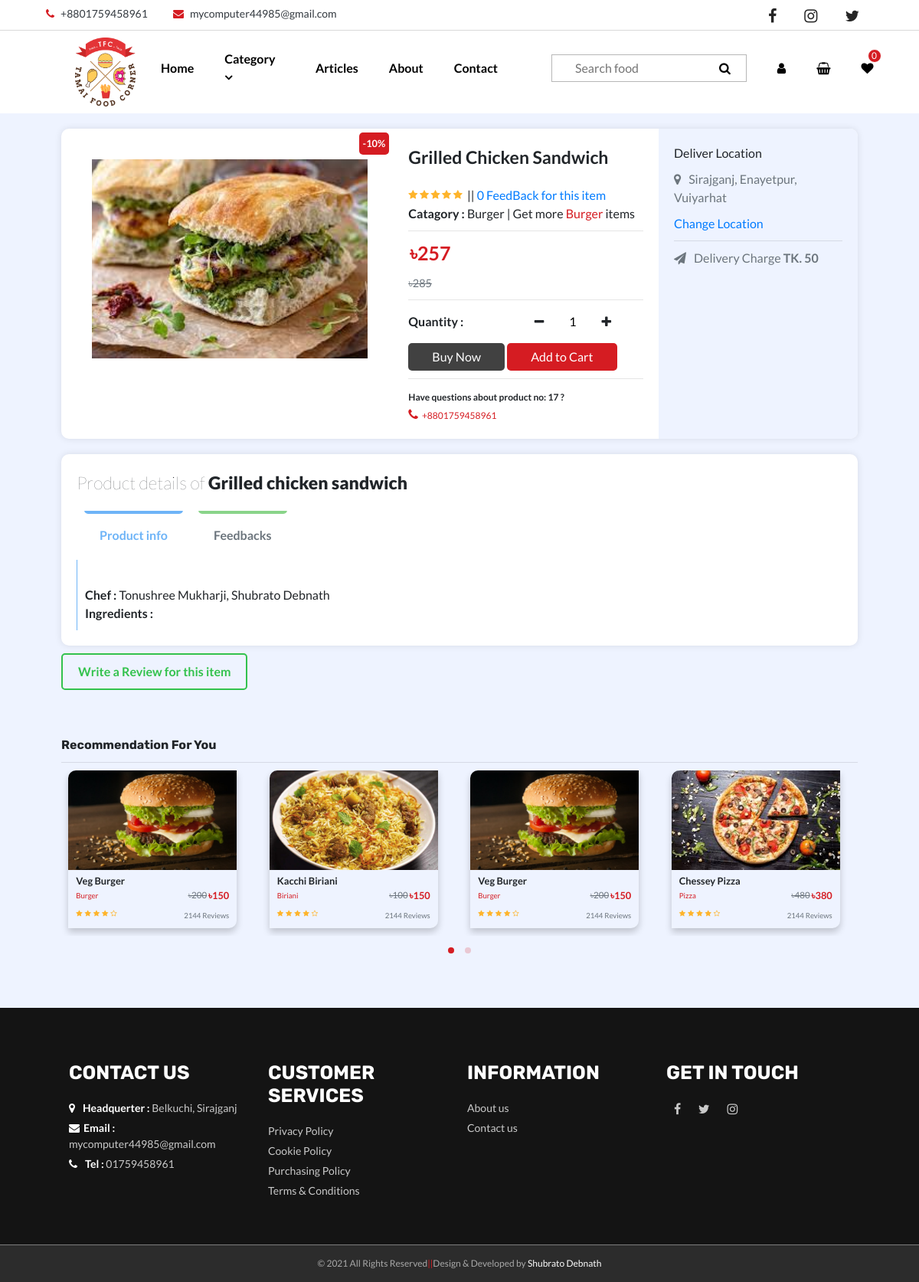
/item.php?item_id=17, run on the app's committed database.
### tables this page shows
CREATE TABLE `item_info` (
  `item_id` int(20) NOT NULL,
  `item_name` varchar(150) NOT NULL,
  `item_cat_id` int(3) NOT NULL,
  `item_img` varchar(200) NOT NULL,
  `item_price` int(5) NOT NULL,
  `item_discount` int(4) NOT NULL,
  `item_rating` float NOT NULL,
  `item_t_review` int(10) NOT NULL,
  `item_info_text` varchar(1500) NOT NULL,
  `chef_name` varchar(400) NOT NULL,
  `ingredients` varchar(500) NOT NULL,
  `upload_date` date NOT NULL DEFAULT current_timestamp()
);

CREATE TABLE `catagory` (
  `cat_id` int(101) NOT NULL,
  `cat_name` varchar(50) NOT NULL,
  `cat_img` varchar(200) NOT NULL
);

### item.php (the view, shortened to what this page needs)
<!DOCTYPE html>
<html lang="en">
<head>
    <?php
        include(@$adRedirect."_partial-temp/_head-link.php");
    ?>
</head>
<body>
    <?php
        include($adRedirect."_partial-temp/_nav.php");
    ?>
    <?php
        @$food_id = $_GET["item_id"];
        $sql = "SELECT * FROM `item_info` WHERE item_id='$food_id'";
        $result = mysqli_query($con, $sql);
        if(mysqli_num_rows($result) == 1){
            $row = mysqli_fetch_assoc($result);
            $cat_id = $row["item_cat_id"];
            $sql = "SELECT * FROM `catagory` WHERE cat_id = '$cat_id'";
            $result = mysqli_query($con,$sql);
            if(mysqli_num_rows($result)>0){
                $cat_row = mysqli_fetch_assoc($result);
                $category = $cat_row["cat_name"];
            }else{
                $category = "Uncategorized";
            };
            $price = $row["item_price"];
            $discount = $row["item_discount"];
            $disPrice = ($price * $discount)/100;
            $disPrice = round($price - $disPrice );
    ?>
        <section id="product-page">
            <div class="container-fluid">
                <div class="product-top">
                    <div class="row">
                        <div class="col-lg-5 col-md-12 p-2rem product-page-food-img-div">
                            <div class="discount">
                                -<?php echo $discount?>%
                            </div>
                            <img src="<?php echo $adRedirect."resources/img/item_img/".$row["item_img"];?>" alt="" class="product-page-food-img">
                        </div>
                        <div class="col-lg-4 col-md-8 p-2rem">
                            <div class="product-details">
                                <p class="product-name">
                                    <?php echo $row["item_name"]?>
                                </p>
                                <div class="rate-fdback">
                                    <div class="rating">
                                        <?php include($adRedirect."_partial-temp/_item-rating.php")?>
                                    </div>
                                    <div class="fdback">
                                        &nbsp; || <a href="#product_more" onclick="showFdb()">  <?php echo $row["item_t_review"]?> FeedBack for this item</a>
                                    </div>
                                </div>
                                <p>
                                    <b>Catagory : </b> <?php echo ucfirst($category) ?> | Get more <a href="#" class=" text-red"> <?php echo ucfirst($category) ?></a> items
                                </p>
                                <hr>
                                <div class="price">
                                    <div class="c-price">৳<?php echo @$disPrice?></div>
                                    <div class="del-price">৳<?php echo $price?></div>
                                </div>
                                <hr>
                                <form action="#" method="POST">
                                    <div class="quantity-div d-flex align-items-center justify-content-between">
                                        <div>
                                            <b>Quantity :</b>
                                        </div>
                                        <div class="quantity">
                                            <i class="fa fa-minus quan-down"></i>
                                            <input type="number" name="cart_qty" value="1" min="1" max="10" class="quan-input" >
                                            <i class="fa fa-plus quan-up"></i>
                                        </div>
                                    </div>
                                    <div class="cart-buy">
                                        <input type="submit" value="Buy Now" class="buy-btn">
                                        <?php
                                            $showCartBtn = true;
                                            if($showCartBtn){
                                                echo '<input type="submit" value="Add to Cart" class="add-cart-btn" name="add_to_cart">';
                                            }
                                        ?>
                                    </div>
                                </form>
                                <hr>
                                <div class="prob-req">
                                    <small class=" font-weight-bold">Have questions about product no: <?php echo $row["item_id"]?> ?</small>
                                    <a href="tel: +8801759458961" class=" text-red d-block"><i class="fa fa-phone mr-2"></i><small>+8801759458961</small></a>
                                </div>
                            </div>
                        </div>
                        <div class="col-lg-3 col-md-4 product-deliver-info p-2rem">
                            <div class="address">
                                <p>Deliver Location</p>
                                <p class=" text-muted"><i class=" fa fa-map-marker font-16 mr-3"></i>Sirajganj, Enayetpur, Vuiyarhat</p>
                                <a href="#">Change Location</a>
                            </div>
                            <hr>
                            <p class=" text-muted"><i class=" fa fa-paper-plane font-16 mr-3"></i>Delivery Charge <b>TK. 50</b></p>
                        </div>
                    </div>
                </div>
                <div class="product-bottom" id="product_more">
                    <div class="product-name">
                        <span style="font-weight: 100;"> Product details of</span> <strong style="font-weight: bolder;"> <?php echo ucfirst(strtolower($row["item_name"]))?> </strong>
                    </div>
                    <div id="div-toggle">
                        <ul class="nav">
                            <li class="nav-item"><a  data-toggle="tab" class="toggle-btn show_PF_btn active" data-target="#item-f-info">Product info</a></li>
                            <li  class="nav-item"><a  data-toggle="tab" class="toggle-btn show_fdb_btn" data-target="#item-fdback">Feedbacks</a></li>
                        </ul>
                    </div>
                    <div class="tab-content">
                        <div id="item-f-info" class="tab-pane active">
                            <br>
                            <p><b>Chef : </b> <?php echo ucwords($row["chef_name"])?> </p>
                            <p><b>Ingredients : </b> <?php echo ucfirst($row["ingredients"])?> </p>
                        </div>
                    </div>
                </div>
                <?php
                    include("_partial-temp/_write_fdb.php");
                ?>
            </div>
        </section>
    <?php
        }else{
            ?>
                <script>
                    location.replace("index.php");
                </script>
            <?php
        }
    ?>
    <div class="container-fluid my-5 py-5">
        <section id="recommend-item-section" class="m-5 m-md-0">
            <div class="title font-16 m-0">
                Recommendation for You
            </div>
            <hr>
            <div class="owl-carousel owl-theme">
                <div class="item">
                    <div class="food-item">
                        <div class="item-img-div">
                            <img src="resources/img/catagory2.jpg" alt="" class="item-img">
                        </div>
                        <div class="item-info">
                            <div class="item-name">
                               Veg burger
                            </div>
                            <div class="item-pri-cat">
                                <div class="item-catagory">Burger</div>
                                <div class="price">
                                    <div class="del-price">৳200</div>
                                    <div class="c-price">৳150</div>
                                </div>
                            </div>
                        </div>
                        <div class="item-card-footer">
                            <div class="item-rate">
                                <div class="rating">
                                    <i class=" fa fa-star"></i>
                                    <i class=" fa fa-star"></i>
                                    <i class=" fa fa-star"></i>
                                    <i class=" fa fa-star"></i>
                                    <i class=" fa fa-star-o"></i>
                                </div>
                                <div class="item-review">2144 Reviews</div>
                            </div>
                        </div>
                    </div>
                </div>
                <div class="item">
                    <div class="food-item">
                        <div class="item-img-div">
                            <img src="resources/img/catagory3.jpg" alt="" class="item-img">
                        </div>
                        <div class="item-info">
                            <div class="item-name">
                               Kacchi Biriani
                            </div>
                            <div class="item-pri-cat">
                                <div class="item-catagory">Biriani</div>
                                <div class="price">
                                    <div class="del-price">৳100</div>
                                    <div class="c-price">৳150</div>
                                </div>
                            </div>
                        </div>
                        <div class="item-card-footer">
                            <div class="item-rate">
                                <div class="rating">
                                    <i class=" fa fa-star"></i>
                                    <i class=" fa fa-star"></i>
                                    <i class=" fa fa-star"></i>
                                    <i class=" fa fa-star"></i>
                                    <i class=" fa fa-star-o"></i>
                                </div>
                                <div class="item-review">2144 Reviews</div>
                            </div>
                        </div>
                    </div>
                </div>
                <div class="item">
                    <div class="food-item">
                        <div class="item-img-div">
                            <img src="resources/img/catagory2.jpg" alt="" class="item-img">
                        </div>
                        <div class="item-info">
                            <div class="item-name">
                               Veg burger
                            </div>
                            <div class="item-pri-cat">
                                <div class="item-catagory">Burger</div>
                                <div class="price">
                                    <div class="del-price">৳200</div>
                                    <div class="c-price">৳150</div>
                                </div>
                            </div>
                        </div>
                        <div class="item-card-footer">
                            <div class="item-rate">
                                <div class="rating">
                                    <i class=" fa fa-star"></i>
                                    <i class=" fa fa-star"></i>
                                    <i class=" fa fa-star"></i>
                                    <i class=" fa fa-star"></i>
                                    <i class=" fa fa-star-o"></i>
                                </div>
                                <div class="item-review">2144 Reviews</div>
                            </div>
                        </div>
                    </div>
                </div>
                <div class="item">
                    <div class="food-item">
                        <div class="item-img-div">
                            <img src="resources/img/catagory1.jpg" alt="" class="item-img">
                        </div>
                        <div class="item-info">
                            <div class="item-name">
                               Chessey pizza
                            </div>
                            <div class="item-pri-cat">
                                <div class="item-catagory">pizza</div>
                                <div class="price">
                                    <div class="del-price">৳480</div>
                                    <div class="c-price">৳380</div>
                                </div>
                            </div>
                        </div>
                        <div class="item-card-footer">
                            <div class="item-rate">
                                <div class="rating">
                                    <i class=" fa fa-star"></i>
                                    <i class=" fa fa-star"></i>
                                    <i class=" fa fa-star"></i>
                                    <i class=" fa fa-star"></i>
                                    <i class=" fa fa-star-o"></i>
                                </div>
                                <div class="item-review">2144 Reviews</div>
                            </div>
                        </div>
                    </div>
                </div>
            </div>
        </section>
    </div>
    <?php
        include($adRedirect."_partial-temp/_footer.php");
    ?>
</body>
</html>

### resources/css/responsive.css (style rules this page uses)
@media (max-width:1250px) { .buy-btn, .add-cart-btn { padding: .5rem 3rem; } }

### item.php (style rules this page uses)
body { background-color: #eef3ff !important; }

### data on the page
item_info: item_discount "10", item_img (picture), item_name "Grilled Chicken Sandwich", item_t_review "0", item_price+item_discount "257", item_price "285", item_id "17", item_name "Grilled chicken sandwich", chef_name "Tonushree Mukharji, Shubrato Debnath"
catagory: cat_name "Burger"
